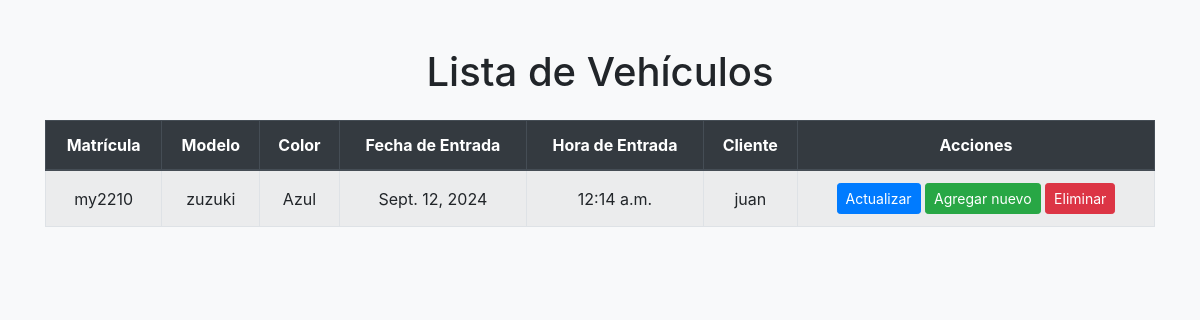
Page /vehiculos/ on the earlier database version.
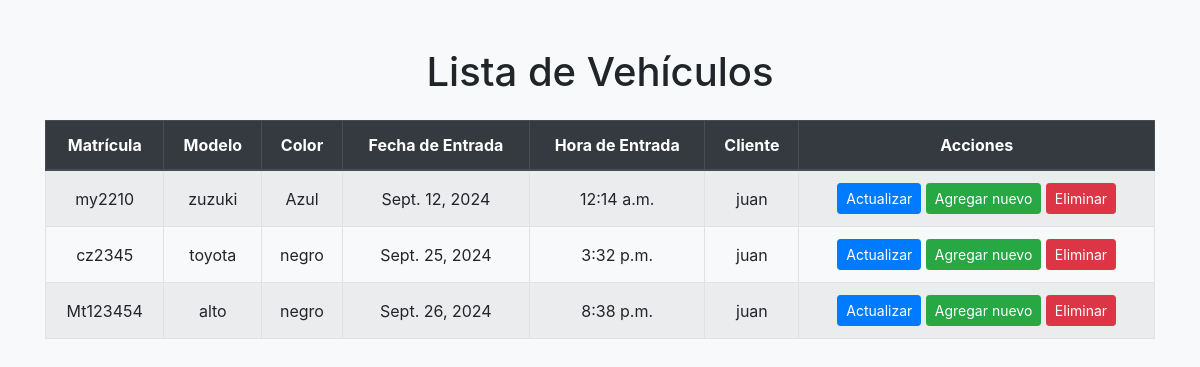
Same page on the later database version.
### principal/models.py (models this page shows, shortened)
class RegistroVehiculo(models.Model):
    matricula = models.CharField(max_length=20)
    modelo = models.CharField(max_length=50)
    color = models.CharField(max_length=30)
    fecha_entrada = models.DateField()
    hora_entrada = models.TimeField()
    cliente = models.ForeignKey(Cliente, on_delete=models.CASCADE, related_name='vehiculos')

class Cliente(models.Model):
    dni = models.CharField(max_length=20)
    nombre = models.CharField(max_length=50)
    apellidos = models.CharField(max_length=50)
    direccion = models.CharField(max_length=100)
    telefono = models.CharField(max_length=20)

### principal/viewsauto.py (the view)
# urls.py: path('vehiculos/', viewsauto.vehiculo_list, name='vehiculo_list'),
def vehiculo_list(request):
    vehiculos = RegistroVehiculo.objects.all()
    return render(request, 'Autos/vehiculo_list.html', {'vehiculos': vehiculos})

### principal/templates/Autos/vehiculo_list.html (shortened to what this page needs)
<!DOCTYPE html>
<html lang="en">
<head>
    {% load static %}
    <link rel="stylesheet" href="https://maxcdn.bootstrapcdn.com/bootstrap/4.5.2/css/bootstrap.min.css">
    <link rel="stylesheet" href="{% static 'css/vehiculo/vehiculo.css' %}">
</head>
<body class="bg-light">
    <div class="container mt-5">
        <h1 class="text-center mb-4">Lista de Vehículos</h1>
        <table class="table table-bordered table-hover table-striped">
            <thead class="thead-dark">
                <tr>
                    <th>Matrícula</th>
                    <th>Modelo</th>
                    <th>Color</th>
                    <th>Fecha de Entrada</th>
                    <th>Hora de Entrada</th>
                    <th>Cliente</th>
                    <th>Acciones</th>
                </tr>
            </thead>
            <tbody>
                {% for vehiculo in vehiculos %}
                <tr>
                    <td>{{ vehiculo.matricula }}</td>
                    <td>{{ vehiculo.modelo }}</td>
                    <td>{{ vehiculo.color }}</td>
                    <td>{{ vehiculo.fecha_entrada }}</td>
                    <td>{{ vehiculo.hora_entrada }}</td>
                    <td>{{ vehiculo.cliente.nombre }}</td>
                    <td>
                        <a href="{% url 'actualizar_vehiculo' vehiculo.id %}" class="btn btn-sm btn-primary">Actualizar</a>
                        <a href="{% url 'vehiculo_create' %}" class="btn btn-sm btn-success">Agregar nuevo</a>
                        <a href="{% url 'eliminar_vehiculo' vehiculo.id %}" class="btn btn-danger btn-sm">Eliminar</a>
                    </td>
                </tr>
                {% empty %}
                <tr>
                    <td colspan="7" class="text-center">No hay vehículos registrados.</td>
                </tr>
                {% endfor %}
            </tbody>
        </table>
    </div>
</body>
</html>

### principal/static/css/Vehiculo/vehiculo.css (style rules this page uses)
.table td, .table th { text-align: center; vertical-align: middle; }
body { background-color: #f8f9fa; }
.btn-primary { background-color: #007bff; border-color: #007bff; }
.btn-success { background-color: #28a745; border-color: #28a745; }
.btn-danger { background-color: #dc3545; border-color: #dc3545; }

Differences in the rows shown:
added RegistroVehiculo: matricula "cz2345", modelo "toyota", color "negro", fecha_entrada "Sept. 25, 2024", hora_entrada "3:32 p.m.", cliente.nombre "juan"
added RegistroVehiculo: matricula "Mt123454", modelo "alto", color "negro", fecha_entrada "Sept. 26, 2024", hora_entrada "8:38 p.m.", cliente.nombre "juan"
